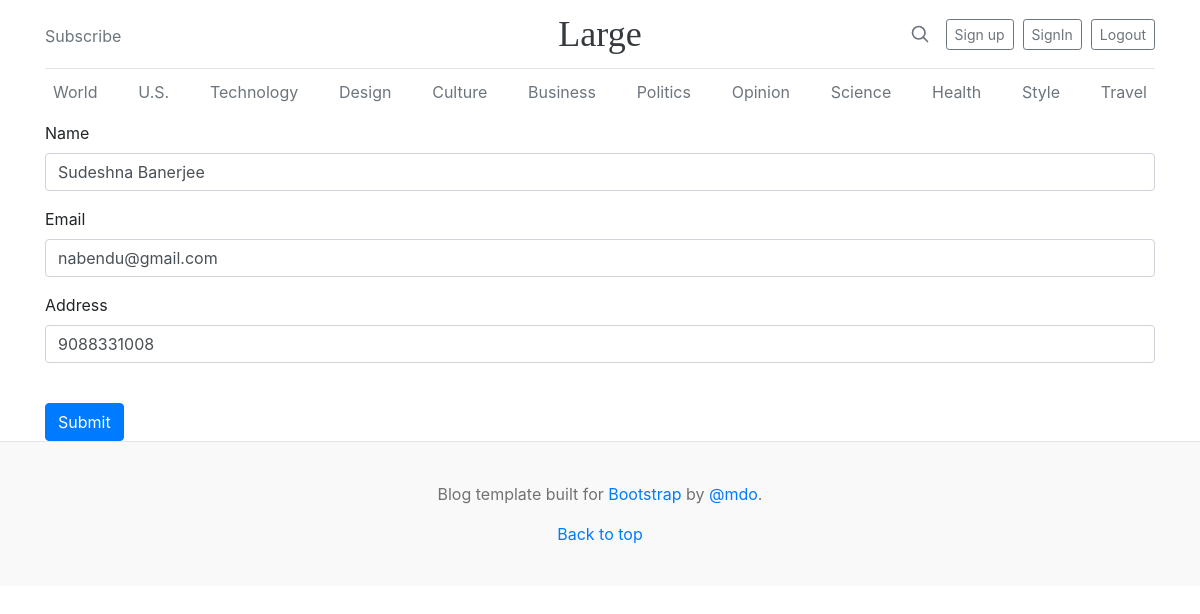
The page /update/8 on the database its author committed.
### Home/models.py (models this page shows)
class Crud(models.Model):
    name=models.CharField(max_length=100)
    email=models.CharField(max_length=100)
    address=models.TextField()

### Home/views.py (the view)
# urls.py: path('update/<int:id>', views.update , name='update'),
def update(request,id):
    if request.method=='POST':
        name=request.POST['name']
        email=request.POST['email']
        address=request.POST['address']
        Crud.objects.filter(id=id).update(name=name,email=email,address=address)
        messages.success(request,'Data Has Been Updated into database')
    data=Crud.objects.get(id=id)
    return render(request,'update.html',{'data':data})

### templates/update.html (shortened to what this page needs)
{% extends 'base.html' %}
{% block container %}
<div class="container">
<form action="/update/{{data.id}}" method="POST">
    <div class="mb-3">
        <label for="exampleInputEmail1">Name</label>
        <input type="text" name="name" value="{{data.name}}" class="form-control" required  placeholder="Enter email">
      </div>
      <div class="form-group">
        <label for="exampleInputPassword1">Email</label>
        <input type="email" name="email" value="{{data.email}}" class="form-control" required placeholder="Password">
      </div>
     <div class="form-group">
        <label for="exampleInputPassword1">Address</label>
        <input type="text" class="form-control" value="{{data.address}}" name="address" required placeholder="Password">
      </div>
      <br>
    <button type="submit" class="btn btn-primary">Submit</button>
  </form>
</div>
{% endblock  %}

### rows shown on the page
Crud: name "Sudeshna Banerjee", email "nabendu@gmail.com", address "9088331008"
